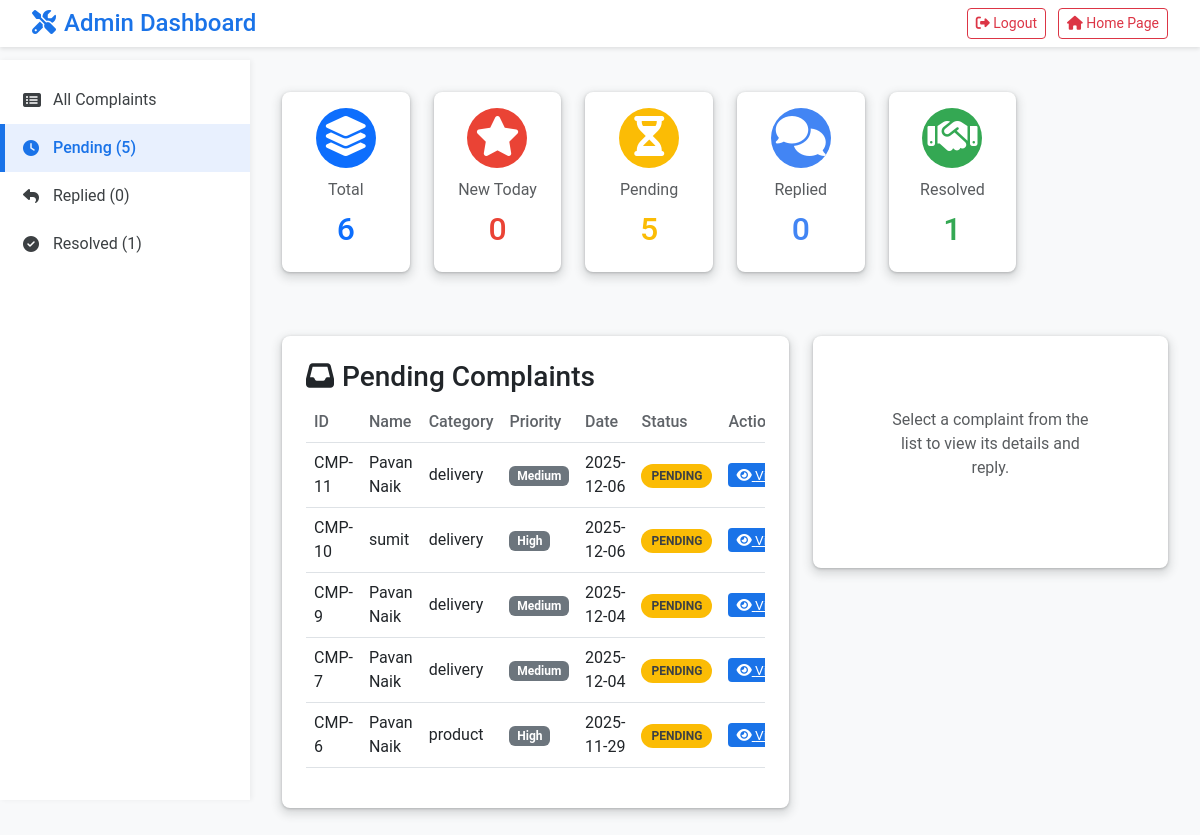
Page /admin-panel.php?filter=pending (signed in) on the committed database.
### tables this page shows
CREATE TABLE `complaints` (
  `id` int(11) NOT NULL,
  `name` varchar(255) NOT NULL,
  `email` varchar(255) NOT NULL,
  `phone` varchar(20) DEFAULT NULL,
  `category` varchar(50) NOT NULL,
  `subject` varchar(255) NOT NULL,
  `description` text NOT NULL,
  `priority` enum('low','medium','high') DEFAULT 'medium',
  `status` varchar(50) DEFAULT 'pending',
  `date_submitted` timestamp NOT NULL DEFAULT current_timestamp(),
  `reply` text NOT NULL
);

### admin-panel.php (the view, shortened to what this page needs)
<?php
$host="localhost"; $user="root"; $pass=""; $dbname="complaint_system";
$conn=new mysqli($host,$user,$pass,$dbname);
$view_complaint=null;
$filter = isset($_GET['filter']) ? strtolower($_GET['filter']) : 'all';
$sql = "SELECT * FROM complaints";
if($filter != 'all'){
    $sql .= " WHERE LOWER(status) = '".$conn->real_escape_string($filter)."'";
}
$sql .= " ORDER BY date_submitted DESC";
$complaints=[];
$res=$conn->query($sql);
if($res) while($row=$res->fetch_assoc()) $complaints[]=$row;
$all_complaints_res = $conn->query("SELECT * FROM complaints");
$all_complaints = [];
if($all_complaints_res) while($row=$all_complaints_res->fetch_assoc()) $all_complaints[]=$row;
$total = count($all_complaints);
$resolved = count(array_filter($all_complaints, fn($c) => strtolower($c['status']) == 'resolved'));
$pending = count(array_filter($all_complaints, fn($c) => strtolower($c['status']) == 'pending'));
$replied = count(array_filter($all_complaints, fn($c) => strtolower($c['status']) == 'replied'));
$new_today = count(array_filter($all_complaints, fn($c) => date('Y-m-d', strtotime($c['date_submitted'])) == date('Y-m-d')));
?>
<!DOCTYPE html>
<html lang="en">
<head>
<link href="https://cdn.jsdelivr.net/npm/bootstrap@5.3.0/dist/css/bootstrap.min.css" rel="stylesheet">
<link rel="stylesheet" href="https://cdnjs.cloudflare.com/ajax/libs/font-awesome/6.5.2/css/all.min.css">
</head>
<body>
<header class="main-header d-flex justify-content-between align-items-center mb-3">
    <h2><i class="fas fa-tools me-2"></i>Admin Dashboard</h2>
    <div>
        <a href="admin-panel.php?logout=1" class="btn btn-outline-danger btn-sm me-2">
            <i class="fas fa-sign-out-alt"></i> Logout
        </a>
        <a href="index.php" class="btn btn-outline-danger btn-sm">
            <i class="fas fa-home"></i> Home Page
        </a>
    </div>
</header>
<aside class="sidebar">
<nav>
<a href="admin-panel.php?filter=all" class="<?=($filter=='all'?'active':'')?>"><i class="fas fa-list-alt"></i> All Complaints</a>
<a href="admin-panel.php?filter=pending" class="<?=($filter=='pending'?'active':'')?>"><i class="fas fa-clock"></i> Pending (<?= $pending ?>)</a>
<a href="admin-panel.php?filter=replied" class="<?=($filter=='replied'?'active':'')?>"><i class="fas fa-reply"></i> Replied (<?= $replied ?>)</a>
<a href="admin-panel.php?filter=resolved" class="<?=($filter=='resolved'?'active':'')?>"><i class="fas fa-check-circle"></i> Resolved (<?= $resolved ?>)</a>
</nav>
</aside>
<main>
<div class="row mb-5 card-stats">
    <div class="col-md-12 col-lg-2 mb-3">
        <div class="card p-3 text-center bg-white">
            <div class="stat-icon mx-auto bg-primary"><i class="fas fa-layer-group"></i></div>
            <p class="mb-0 text-muted">Total</p>
            <h4 class="text-primary"><?= $total ?></h4>
        </div>
    </div>
    <div class="col-md-6 col-lg-2 mb-3">
        <div class="card p-3 text-center bg-white">
            <div class="stat-icon mx-auto" style="background-color: var(--danger-color);"><i class="fas fa-star"></i></div>
            <p class="mb-0 text-muted">New Today</p>
            <h4 style="color: var(--danger-color);"><?= $new_today ?></h4>
        </div>
    </div>
    <div class="col-md-6 col-lg-2 mb-3">
        <div class="card p-3 text-center bg-white">
            <div class="stat-icon mx-auto" style="background-color: #fbbc05;"><i class="fas fa-hourglass-half"></i></div>
            <p class="mb-0 text-muted">Pending</p>
            <h4 style="color: #fbbc05;"><?= $pending ?></h4>
        </div>
    </div>
    <div class="col-md-6 col-lg-2 mb-3">
        <div class="card p-3 text-center bg-white">
            <div class="stat-icon mx-auto" style="background-color: #4285f4;"><i class="fas fa-comments"></i></div>
            <p class="mb-0 text-muted">Replied</p>
            <h4 style="color: #4285f4;"><?= $replied ?></h4>
        </div>
    </div>
    <div class="col-md-6 col-lg-2 mb-3">
        <div class="card p-3 text-center bg-white">
            <div class="stat-icon mx-auto" style="background-color: var(--success-color);"><i class="fas fa-handshake"></i></div>
            <p class="mb-0 text-muted">Resolved</p>
            <h4 style="color: var(--success-color);"><?= $resolved ?></h4>
        </div>
    </div>
</div>
<div class="row">
<div class="col-lg-7">
    <div class="complaint-table">
        <h3><i class="fas fa-inbox me-2"></i><?= ucfirst($filter) ?> Complaints</h3>
        <div class="table-responsive">
            <table class="table table-hover align-middle">
            <thead><tr>
                <th>ID</th><th>Name</th><th>Category</th><th>Priority</th><th>Date</th><th>Status</th><th>Actions</th>
            </tr></thead>
            <tbody>
            <?php foreach($complaints as $c): ?>
            <tr class="">
            <td><?= "CMP-".$c['id'] ?></td>
            <td><?= htmlspecialchars($c['name']) ?></td>
            <td><?= htmlspecialchars($c['category']) ?></td>
            <td><span class="badge bg-secondary"><?= ucfirst($c['priority']??'medium') ?></span></td>
            <td><?= date('Y-m-d',strtotime($c['date_submitted'])) ?></td>
            <td><span class="status-badge status-<?=strtolower($c['status'])?>"><?= ucfirst($c['status']) ?></span></td>
            <td class="text-nowrap">
                <a class="btn-action btn-view" href="admin-panel.php?view_id=<?= $c['id'] ?>"><i class="fas fa-eye"></i> View</a>
            </td>
            </tr>
            <?php endforeach; if(empty($complaints)) echo '<tr><td colspan="7" class="text-center p-4">No complaints found for this filter.</td></tr>'; ?>
            </tbody>
            </table>
        </div>
    </div>
</div>
<div class="col-lg-5 mt-4 mt-lg-0">
    <div class="detail-panel">
    <?php if($view_complaint): ?>
        <h5 class="mb-3 text-primary"><i class="fas fa-info-circle me-2"></i>Complaint Details (<?= "CMP-".$view_complaint['id'] ?>)</h5>
        <div class="card p-3 mb-3 border-0 bg-light">
            <p class="mb-1"><strong>Name:</strong> <?= htmlspecialchars($view_complaint['name']) ?></p>
            <p class="mb-1"><strong>Email:</strong> <?= htmlspecialchars($view_complaint['email']) ?></p>
            <p class="mb-1"><strong>Phone:</strong> <?= htmlspecialchars($view_complaint['phone']) ?></p>
            <p class="mb-1"><strong>Category:</strong> <?= htmlspecialchars($view_complaint['category']) ?></p>
            <p class="mb-1"><strong>Priority:</strong> <span class="badge bg-danger"><?= ucfirst(htmlspecialchars($view_complaint['priority']??'medium')) ?></span></p>
            <p class="mb-1"><strong>Date:</strong> <?= date('Y-m-d H:i',strtotime($view_complaint['date_submitted'])) ?></p>
            <p class="mb-0"><strong>Current Status:</strong> <span class="status-badge status-<?=strtolower($view_complaint['status'])?>"><?= ucfirst(htmlspecialchars($view_complaint['status'])) ?></span></p>
        </div>
        <h6 class="mt-4">Subject & Message:</h6>
        <p class="mb-1"><strong>Subject:</strong> <?= htmlspecialchars($view_complaint['subject']) ?></p>
        <div class="p-3 border rounded mb-3 bg-white">
            <?= nl2br(htmlspecialchars($view_complaint['description'])) ?>
        </div>
        <h6 class="mt-4">Admin Reply:</h6>
        <div class="p-3 border rounded mb-3 bg-white">
            <?= $view_complaint['reply'] ? nl2br(htmlspecialchars($view_complaint['reply'])) : '<em>No reply yet</em>' ?>
        </div>
        <?php if(strtolower($view_complaint['status'])!='resolved'): ?>
        <h6 class="mt-4">Send Reply</h6>
        <form method="post">
            <input type="hidden" name="complaint_id" value="<?= intval($view_complaint['id']) ?>">
            <div class="mb-2"><textarea name="reply_text" class="form-control" rows="4" placeholder="Type your reply here..." required><?= strtolower($view_complaint['status'])=='replied' ? htmlspecialchars($view_complaint['reply']) : '' ?></textarea></div>
            <button type="submit" name="reply_submit" class="btn btn-primary"><i class="fas fa-paper-plane"></i> Send Reply / Update</button>
            <?php if(strtolower($view_complaint['status'])=='replied'): ?><small class="text-muted d-block mt-2">Replying again will update the existing reply and keep the 'Replied' status.</small><?php endif; ?>
        </form>
        <?php else: ?><div class="alert alert-success mt-4"><i class="fas fa-check-circle"></i> This complaint is marked as **Resolved**.</div><?php endif; ?>
    <?php else: ?><p class="text-center p-5 text-muted">Select a complaint from the list to view its details and reply.</p><?php endif; ?>
    </div>
</div>
</div>
</main>
</body>
</html>

### admin-panel.php (style rules this page uses)
:root { --primary-color: #1a73e8; --secondary-color: #fbbc05; --success-color: #34a853; --danger-color: #ea4335; --bg-light: #f8f9fa; --card-shadow: 0 1px 3px 0 rgba(60,64,67,.3), 0 4px 8px 3px rgba(60,64,67,.15); }
body { background: var(--bg-light); font-family: 'Roboto', sans-serif; padding-top: 60px; }
.main-header { background: #fff; color: #3c4043; padding: 0.5rem 2rem; box-shadow: 0 2px 4px rgba(0,0,0,0.1); position: fixed; top: 0; left: 0; right: 0; z-index: 1030; display: flex; justify-content: space-between; align-items: center; }
.main-header h2 { font-size: 1.5rem; font-weight: 500; color: var(--primary-color); margin-bottom: 0; }
.sidebar { width: 250px; background: #ffffff; padding-top: 1rem; position: fixed; top: 60px; height: calc(100vh - 60px); box-shadow: 2px 0 5px rgba(0,0,0,0.05); }
.sidebar a { display: flex; align-items: center; color: #3c4043; padding: 12px 18px; text-decoration: none; font-size: 1rem; border-left: 5px solid transparent; transition: all 0.3s ease; }
.sidebar a i { margin-right: 10px; width: 20px; }
.sidebar a.active { background: #e8f0fe; color: var(--primary-color); font-weight: 500; border-left-color: var(--primary-color); }
main { margin-left: 250px; padding: 2rem; }
.card-stats .card { border: none; border-radius: 8px; box-shadow: var(--card-shadow); transition: transform 0.3s ease; }
.card-stats h4 { font-size: 2rem; font-weight: 500; margin-top: 0.5rem; }
.stat-icon { font-size: 2.5rem; color: #fff; width: 60px; height: 60px; line-height: 60px; border-radius: 50%; margin-bottom: 10px; }
.complaint-table, .detail-panel { background: #fff; padding: 1.5rem; border-radius: 8px; box-shadow: var(--card-shadow); }
.table thead th { font-weight: 500; color: #5f6368; }
.status-badge { font-size: 0.75rem; font-weight: 600; text-transform: uppercase; padding: 5px 10px; border-radius: 12px; }
.status-pending { background-color: #fbbc05; color: #3c4043; }
.btn-action { padding: 4px 8px; font-size: 0.85rem; margin-right: 5px; border-radius: 4px; }
.btn-view { background: var(--primary-color); color: #fff; }

### rows in the picture
complaints: id "11", name "Pavan Naik", category "delivery", priority "Medium", date_submitted "2025-12-06", status "PENDING"
complaints: id "10", name "sumit", category "delivery", priority "High", date_submitted "2025-12-06", status "PENDING"
complaints: id "9", name "Pavan Naik", category "delivery", priority "Medium", date_submitted "2025-12-04", status "PENDING"
complaints: id "7", name "Pavan Naik", category "delivery", priority "Medium", date_submitted "2025-12-04", status "PENDING"
complaints: id "6", name "Pavan Naik", category "product", priority "High", date_submitted "2025-11-29", status "PENDING"

### other values in the picture
$pending "5"
$replied "0"
$resolved "1"
$total "6"
$new_today "0"
$filter "Pending"
